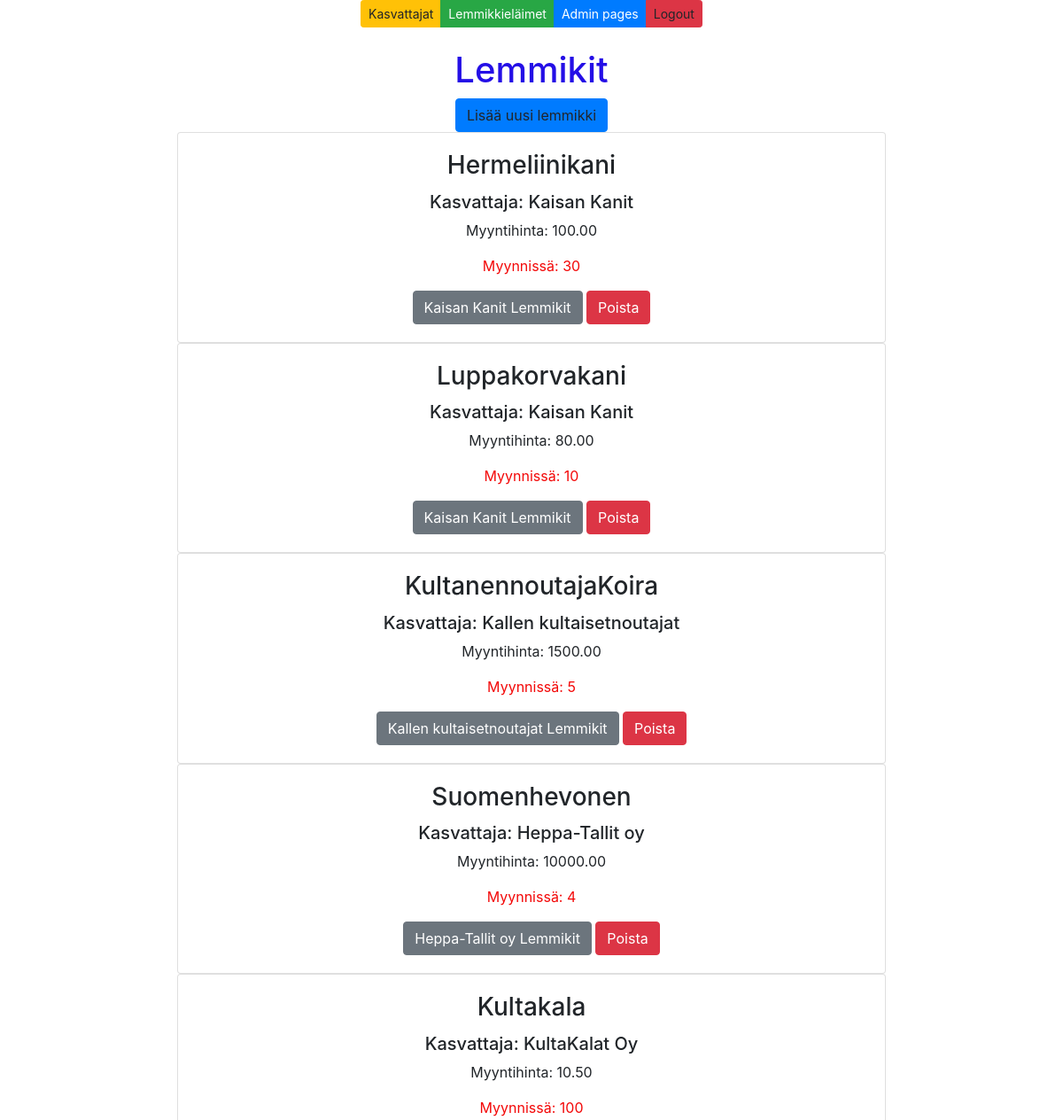
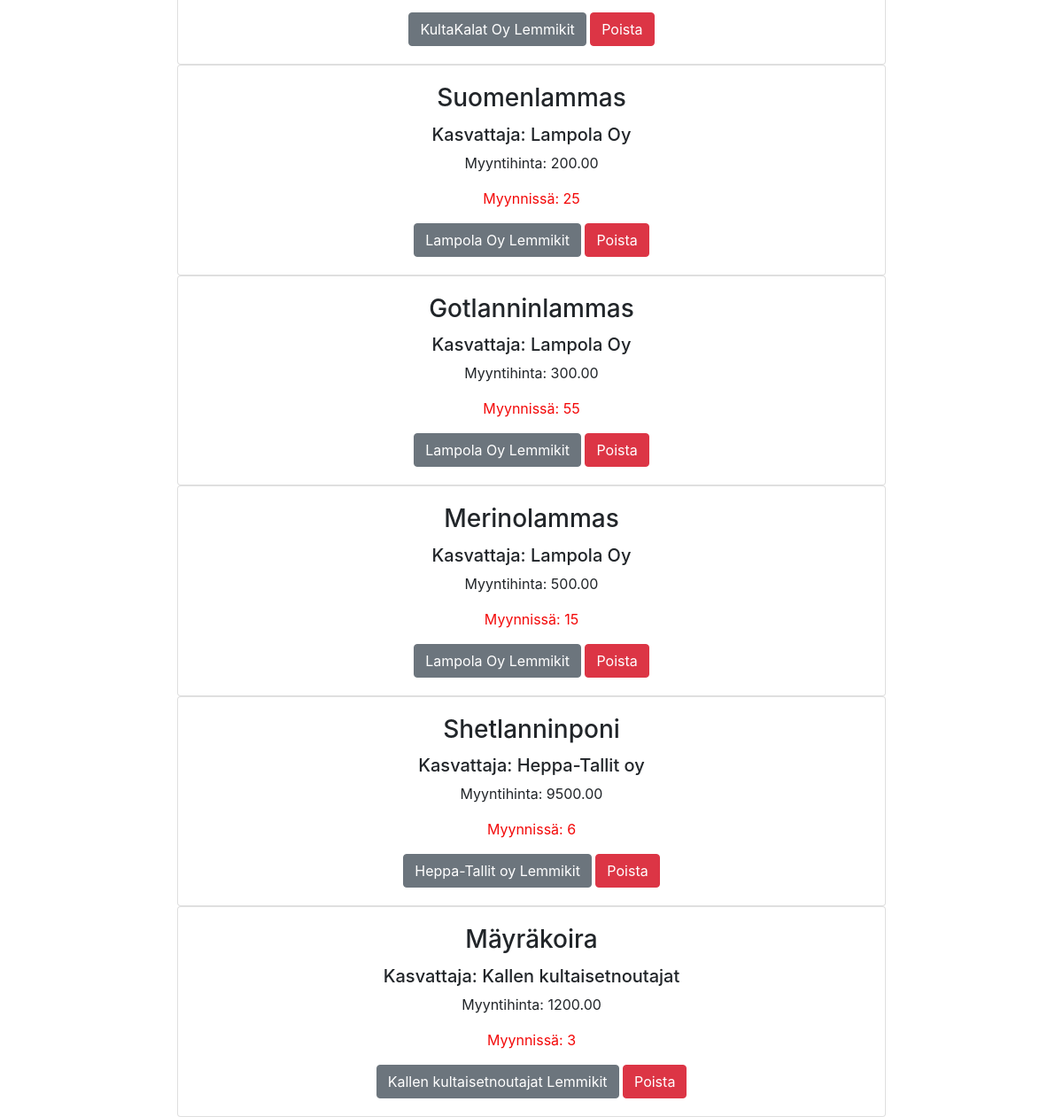
The page /lemmikit/ (signed in) on the database its author committed (2 pictures, top to bottom).
### app/models.py (models this page shows, shortened)
class Lemmikki(models.Model):
    lemmikkirotu = models.CharField(max_length = 20, default = "laku")
    unitprice = models.DecimalField(max_digits=8, decimal_places=2, default=1.00)
    unitsinstock = models.IntegerField(default = 3)
    kasvattaja = models.ForeignKey(Kasvattaja, on_delete=models.CASCADE)

class Kasvattaja(models.Model):
    companyname = models.CharField(max_length = 50, default="firma")
    contactname = models.CharField(max_length = 50, default="firma")
    address = models.CharField(max_length = 100, default="firma")
    phone = models.CharField(max_length = 20, default="firma")
    email = models.CharField(max_length = 50, default="firma")
    country = models.CharField(max_length = 50, default="firma")

### app/views.py (the view)
# urls.py: path('lemmikit/', lemmikkilistaview),
def lemmikkilistaview(request):
    if not request.user.is_authenticated:
        return render(request, 'loginpage.html')
    else:
      lemmikkilista = Lemmikki.objects.all()
      kasvattajalista = Kasvattaja.objects.all()
      context = {'lemmikit': lemmikkilista, 'kasvattajat': kasvattajalista}
      return render (request,"lemmikkilista.html",context)

### app/templates/lemmikkilista.html (shortened to what this page needs)
{% extends 'index.html' %}
{% block content %}
<br />
<br />
<h1 style="color: rgb(36, 14, 230)">Lemmikit</h1>
<a onclick="showaddform()" class="btn btn-primary">Lisää uusi lemmikki</a>
{% for p in lemmikit %}
<div class="card" style="width: 50rem;">
    <div class="card-body">
        <h3 class="card-title">{{p.lemmikkirotu}} </h3>
        <h5 class="card-text">Kasvattaja: {{p.kasvattaja.companyname}}</h5>
        Myyntihinta: {{p.unitprice}}</p>
        <p class="card-text" style="color: rgb(243, 8, 8);">Myynnissä: {{p.unitsinstock}}</p>
        <a href="/lemmikit-by-kasvattaja/{{p.kasvattaja.id}}/" class="btn btn-secondary">{{p.kasvattaja.companyname}} Lemmikit</a>
        <a href="/confirm-delete-lemmikki/{{p.id}}/" class="btn btn-danger">Poista</a>
    </div>
</div>
{% empty %}
<div class="card" style="width: 50rem;">
    <div class="card-body">
        <p class="card-text">Lemmikkejä ei löytynyt tietokannasta </p>
    </div>
</div>
{%endfor%}
{% endblock %}

### rows shown on the page
Lemmikki: lemmikkirotu "Hermeliinikani", kasvattaja.companyname "Kaisan Kanit", unitprice "100.00", unitsinstock "30"
Lemmikki: lemmikkirotu "Luppakorvakani", kasvattaja.companyname "Kaisan Kanit", unitprice "80.00", unitsinstock "10"
Lemmikki: lemmikkirotu "KultanennoutajaKoira", kasvattaja.companyname "Kallen kultaisetnoutajat", unitprice "1500.00", unitsinstock "5"
Lemmikki: lemmikkirotu "Suomenhevonen", kasvattaja.companyname "Heppa-Tallit oy", unitprice "10000.00", unitsinstock "4"
Lemmikki: lemmikkirotu "Kultakala", kasvattaja.companyname "KultaKalat Oy", unitprice "10.50", unitsinstock "100"
Lemmikki: lemmikkirotu "Suomenlammas", kasvattaja.companyname "Lampola Oy", unitprice "200.00", unitsinstock "25"
Lemmikki: lemmikkirotu "Gotlanninlammas", kasvattaja.companyname "Lampola Oy", unitprice "300.00", unitsinstock "55"
Lemmikki: lemmikkirotu "Merinolammas", kasvattaja.companyname "Lampola Oy", unitprice "500.00", unitsinstock "15"
Lemmikki: lemmikkirotu "Shetlanninponi", kasvattaja.companyname "Heppa-Tallit oy", unitprice "9500.00", unitsinstock "6"
Lemmikki: lemmikkirotu "Mäyräkoira", kasvattaja.companyname "Kallen kultaisetnoutajat", unitprice "1200.00", unitsinstock "3"
